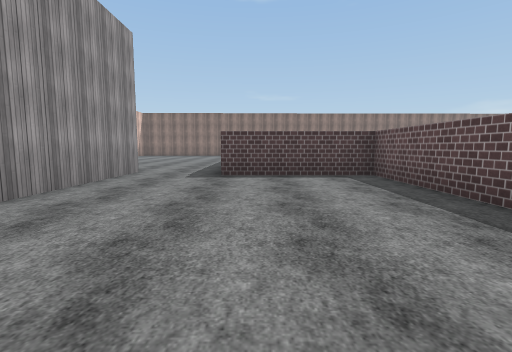
View 1 (above)

16 first-person views from a walk through a Unity game level. The camera is 1.3 m above the floor, tilts 6° down and sees 85° across. The floor is counted in squares, 2 m on a side. Each view is taken from the middle of a square. On the plan, view 1 faces up. The plan holds only what a view shows up to about 9 squares ahead; the rest is blank. The player character is not drawn. Some animated figures are not drawn. Surface patterns are stand-ins for the level's own textures.

View 2
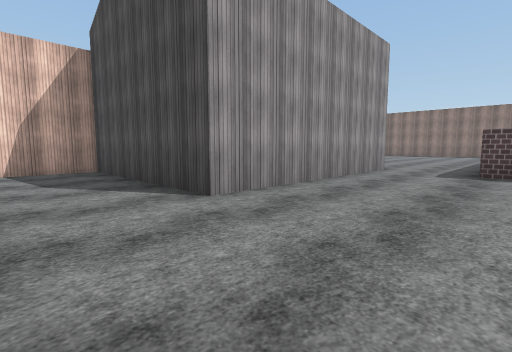

View 3
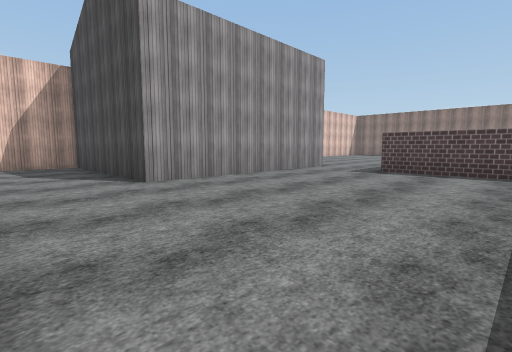

View 4
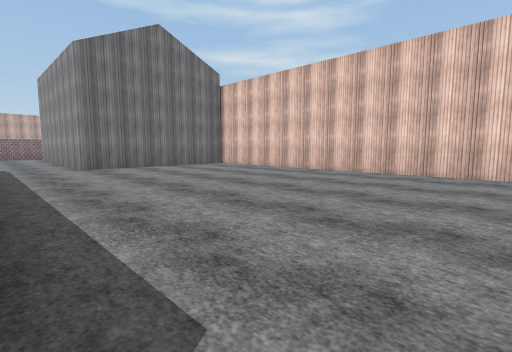

View 5
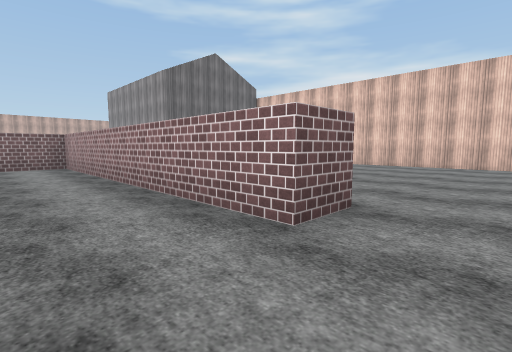

View 6
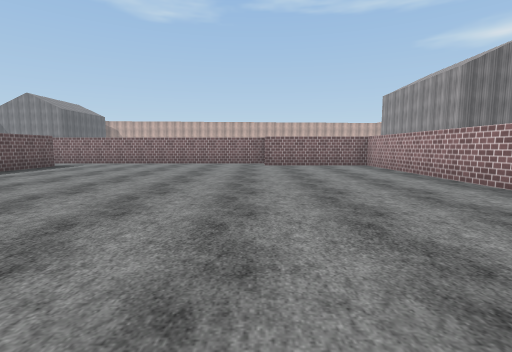

View 7
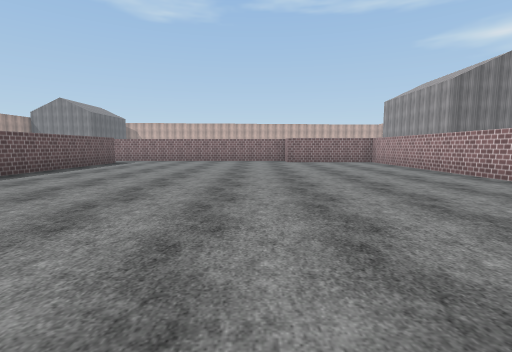

View 8
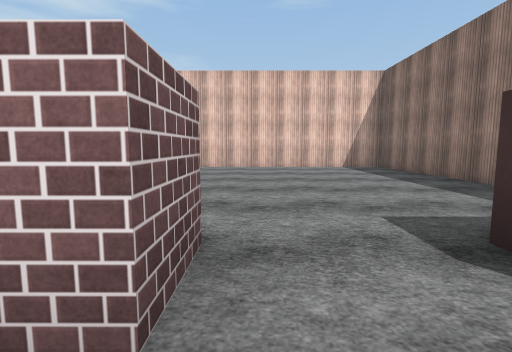

View 9
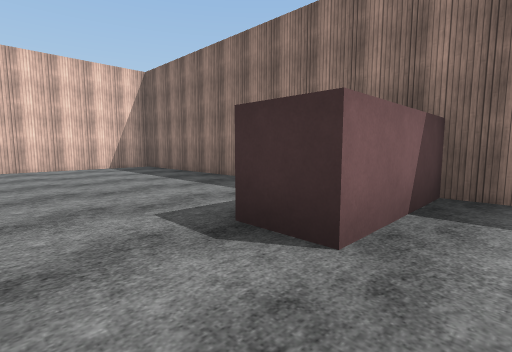

View 10
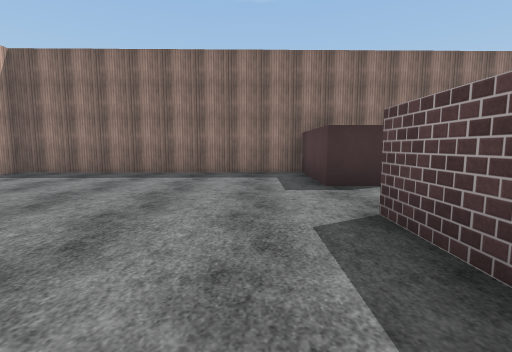

View 11
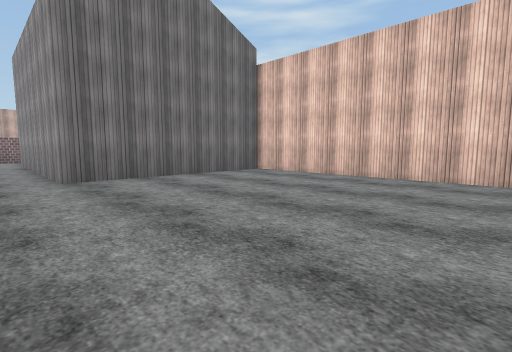

View 12
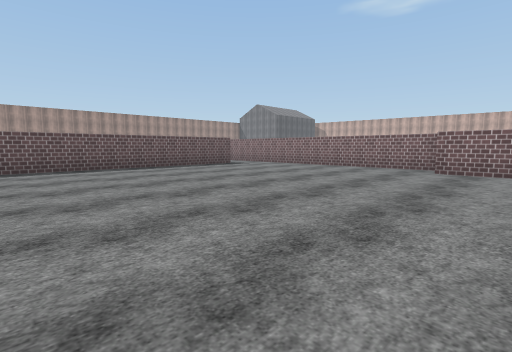

View 13
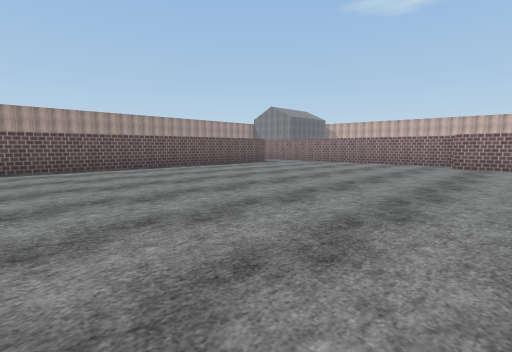

View 14
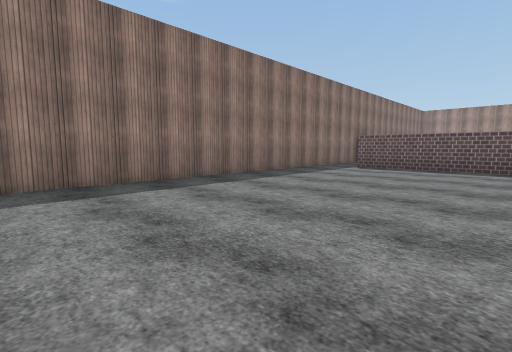

View 15
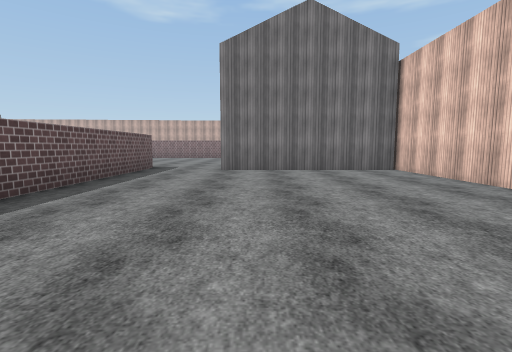

View 16
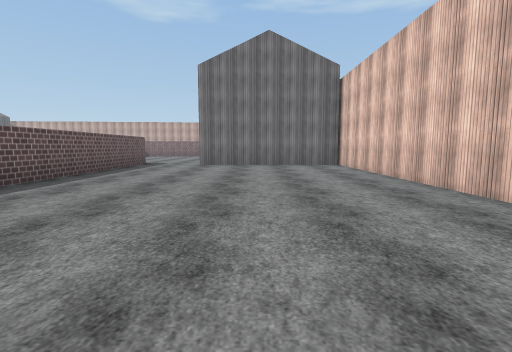

### Floor plan
Key: @ floor where view 1 was taken; # wall or solid block; . floor; H house; O other object.
Columns run from 8 left of view 1 to 11 right of it. Each row starts with its distance up from view 1.
 21          ##########
 20 ########O..........
 19 #.......O..........#
 18 #.......O..........#
 17 #..................#
 16 #..................#
 15 #.......#..........#
 14 #.......#..........#
 13 #.......#..........#
 12 #.......#..........#
 11 #.......#..........#
 10 #.......#..........#
  9 #.......#..........#
  8 #.......#..........#
  7 #HHHHH..####....
  6      H.....####
  5      H.....#
  4      H.....#
  3      H.....#
  2  HHHHH.....
  1 #..........
  0 #.......@..
 -1 #..........

Where each view was taken, in squares from view 1:
view 1: 0 up, 0 right, facing up
view 2: 1 down, 0 right, facing up-left
view 3: 1 down, 2 right, facing up-left
view 4: 16 up, 1 left, facing down-left
view 5: 17 up, 2 right, facing down-left
view 6: 17 up, 4 right, facing down
view 7: 19 up, 5 right, facing down
view 8: 16 up, 1 right, facing left
view 9: 16 up, 1 right, facing up-left
view 10: 13 up, 2 left, facing up
view 11: 13 up, 2 left, facing down-left
view 12: 15 up, 2 right, facing down-right
view 13: 17 up, 2 right, facing down-right
view 14: 15 up, 2 right, facing up-right
view 15: 15 up, 4 left, facing down
view 16: 17 up, 5 left, facing down
